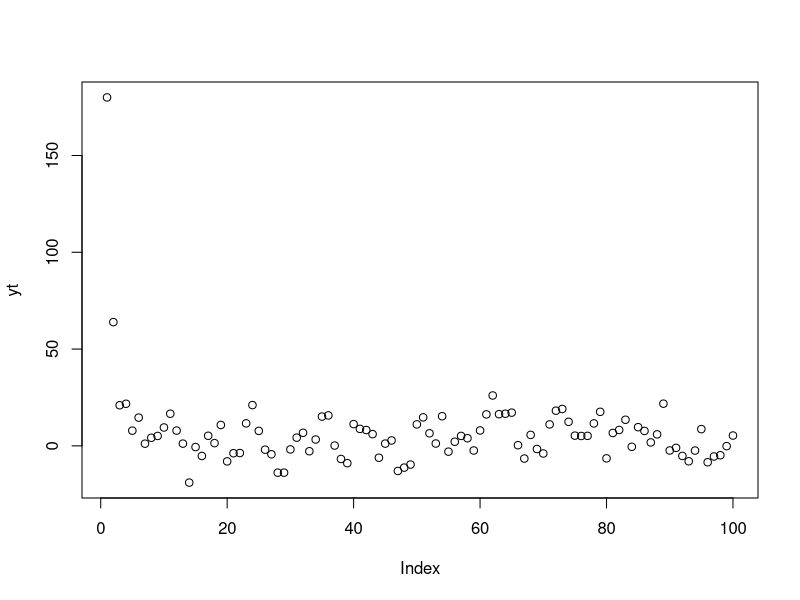

Recreate this plot in R. (Note: this script raises an error after producing the figure.)
require(gridExtra)
require(xtable)

# Simulando

N <- 100
xt <- c()
yt <- c()

q <- 9
sigma <- 2
kappa <- 0.25
tau <- sqrt(0.25*4)

r <- 0.4


xt[1] <- 20

for(t in 2:(N+1)){
  xt[t] <- r*xt[t-1]  + rnorm(1,0,tau)
}

yt  <- q*xt[1:(N)] 


plot(yt)

modelo <-"
data{
int<lower=1> N; // definir N
vector[N] y; // definir o vetor y
}
parameters{
//xt
real<lower=0> r;
vector[N+1] xt;
//yt
real<lower=0> q;
real<lower=0> sigma;

}
transformed parameters {
real<lower=0> taux;
real<lower=0> theta;

theta = sqrt(sigma);
taux = sqrt(sigma)/2;
}
model{ 

r ~ lognormal(-1.141,0.0606);
sigma ~ inv_gamma(0.001,0.001); 
q ~ inv_gamma(0.001,0.001);



// Espaco estado
xt[1] ~ normal(10, theta); 


for (i in 2:N)
xt[i] ~ normal(r*xt[i-1], taux) ;      


for (i in 1:N)
y[i] ~ normal( q*xt[i], sqrt(sigma));

}

"


data <- list(N = 100, y = yt )


rstan_options(auto_write = TRUE)
options(mc.cores = parallel::detectCores())

ajuste <- stan(model_code = modelo, data = data, iter = 100000, thin = 10,
               warmup = 70000, chains = 3, control = list(adapt_delta = 0.8,max_treedepth = 20))

# ajuste <- stan(model_code = modelo, data = data, iter = 40000, thin = 3,
#                warmup = 30000, chains = 3, control = list(adapt_delta = 0.8,max_treedepth = 20))

print(ajuste, digits = 3)

mu_tau_summary <- summary(ajuste, pars=c( "q","sigma", "r"), probs = c(0.025,0.5, 0.975))$summary

xtable(print(mu_tau_summary, digits = 3), digits = 3)


traceplot(ajuste,  pars=c( "K", "r","q","sigma"))

pairs(ajuste,   pars=c( "K", "r", "q","sigma"))

stan_ac(ajuste,   pars=c( "K", "r","q","sigma"))